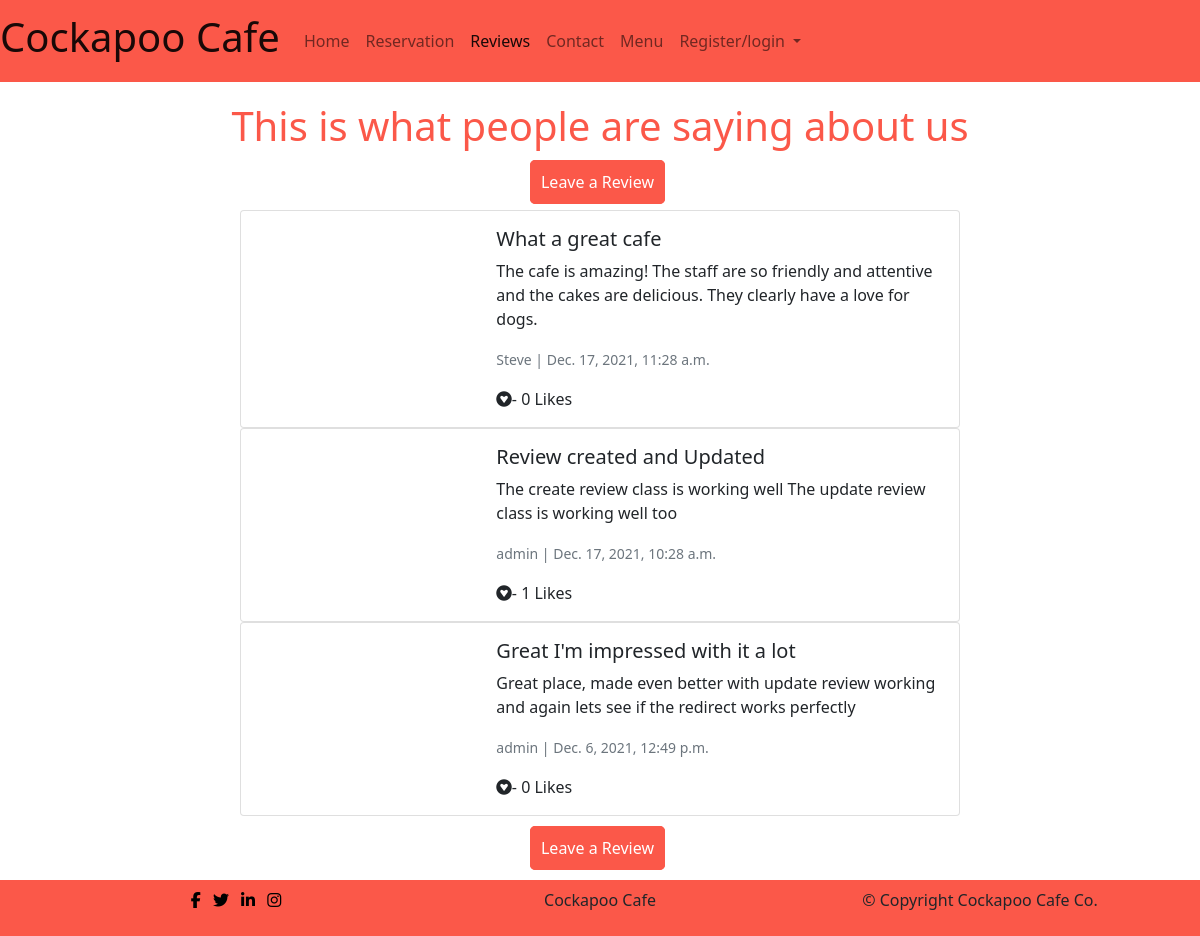
The app's page /review/, older data.
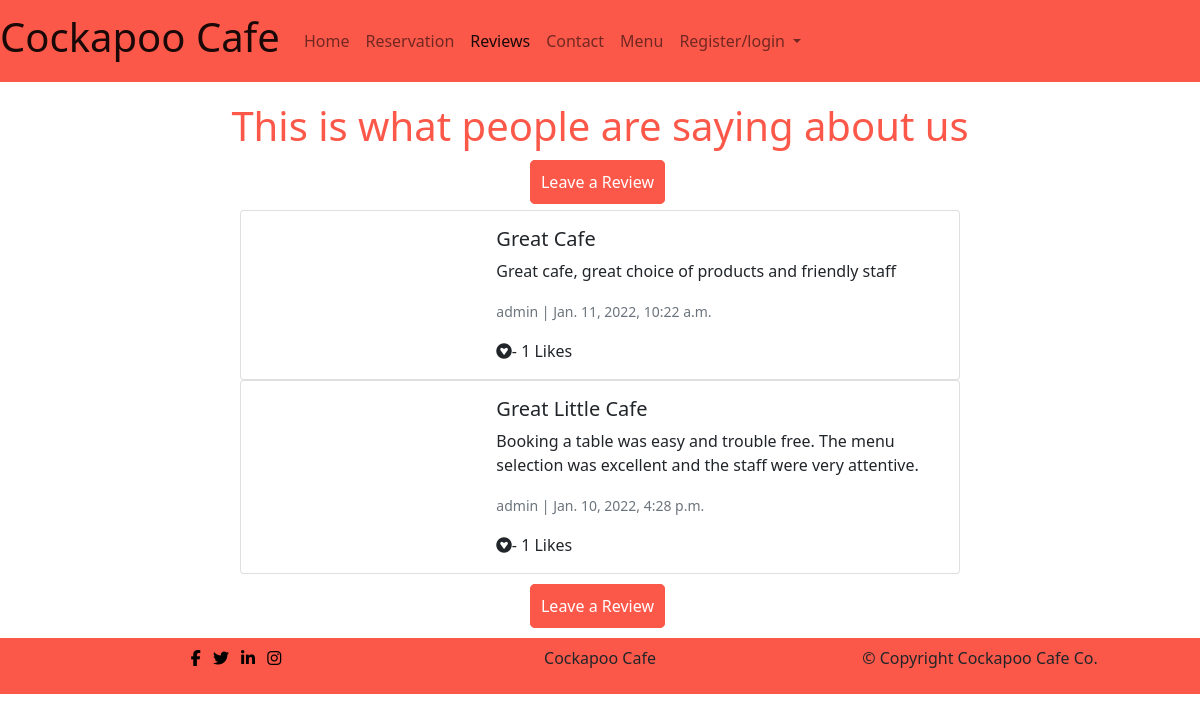
The same page, newer data.
### review/models.py (models this page shows, shortened)
class Review(models.Model):
    author = models.ForeignKey(
        User, on_delete=models.CASCADE, related_name="User"
    )
    title = models.CharField(max_length=200, default='no_title', null=True, blank=True)
    body = models.TextField()
    image = CloudinaryField('image', default='review_placeholder')
    created_on = models.DateTimeField(auto_now_add=True)
    updated_on = models.DateTimeField(auto_now=True)
    status = models.IntegerField(choices=STATUS, default=0)
    approved = models.BooleanField(default=False)
    likes = models.ManyToManyField(User, related_name='reviews', blank=True)
    class Meta:
        ordering = ["created_on"]
    def total_likes(self):
        return self.likes.count()

### review/views.py (the view, shortened to what this page needs)
# urls.py: path('', views.ReviewListView.as_view(), name="review"),
class ReviewListView(ListView):
    model = Review
    queryset = Review.objects.filter(status=1).order_by('-created_on')
    template_name = 'review/review.html'
    paginate_by = 4

### review/templates/review/review.html (shortened to what this page needs)
{% extends 'base.html' %}
{% load static%}
{% block content %}
  <h1 class="title">This is what people are saying about us</h1>
  {% if user.is_authenticated %}
    <p class="leave-review"><a class="menu-btn" href="{% url 'create_review' %}">Leave a Review</a></p>
  {% else %}
    <p class="leave-review"><a class="menu-btn" href="{% url 'account_signup' %}">Leave a Review</a></p>
  {% endif %}
{% for review in review_list %}
  <div class="card mb-0 col-8 review">
    <div class="row g-0">
      <div class="col-md-4">
      </div>
      <div class="col-md-8">
        <div class="card-body">
          <h5 class="card-title">{{ review.title }}</h5>
          <p class="card-text">{{ review.body }}</p>
          <p class="card-text"><small class="text-muted">{{ review.author }} | {{ review.created_on }}</small></p>
          <i class="fab fa-gratipay"> </i>- {{ review.total_likes }} Likes
        </div>
      </div>
    </div>
  </div>
{% endfor %}
{% if user.is_authenticated %}
  <p class="leave-review"><a class="menu-btn" href="{% url 'create_review' %}">Leave a Review</a></p>
{% else %}
  <p class="leave-review"><a class="menu-btn" href="{% url 'account_signup' %}">Leave a Review</a></p>
{% endif %}
{% endblock %}

Row changes from the older to the newer data that the page shows:
removed Review: title "What a great cafe", body "The cafe is amazing! The staff are so friendly and attentive and the cakes are delicious. They clearly have a love for dogs.", author "Steve", created_on "Dec. 17, 2021, 11:28 a.m.", total_likes "0"
removed Review: title "Review created and Updated", body "The create review class is working well The update review class is working well too", author "admin", created_on "Dec. 17, 2021, 10:28 a.m.", total_likes "1"
removed Review: title "Great I'm impressed with it a lot", body "Great place, made even better with update review working and again lets see if the redirect works perfectly", author "admin", created_on "Dec. 6, 2021, 12:49 p.m.", total_likes "0"
added Review: title "Great Cafe", body "Great cafe, great choice of products and friendly staff", author "admin", created_on "Jan. 11, 2022, 10:22 a.m.", total_likes "1"
added Review: title "Great Little Cafe", body "Booking a table was easy and trouble free. The menu selection was excellent and the staff were very attentive.", author "admin", created_on "Jan. 10, 2022, 4:28 p.m.", total_likes "1"
